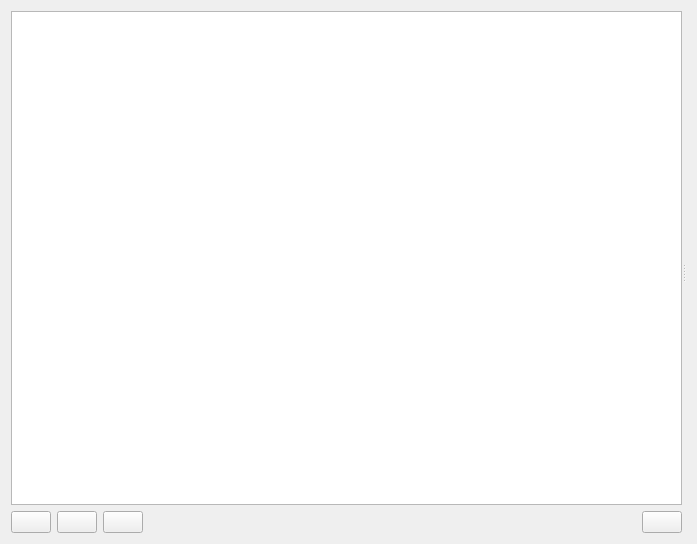
<?xml version="1.0" encoding="UTF-8"?>
<ui version="4.0">
 <class>xiiQtAssetProfilesPage</class>
 <widget class="QWidget" name="xiiQtAssetProfilesPage">
  <property name="geometry">
   <rect>
    <x>0</x>
    <y>0</y>
    <width>697</width>
    <height>544</height>
   </rect>
  </property>
  <property name="windowTitle">
   <string>Asset Profiles</string>
  </property>
  <property name="windowIcon">
   <iconset resource="../QtResources/resources.qrc">
    <normaloff>:/EditorFramework/Icons/AssetProfile.svg</normaloff>:/EditorFramework/Icons/AssetProfile.svg</iconset>
  </property>
  <layout class="QVBoxLayout" name="verticalLayout_3">
   <item>
    <widget class="QSplitter" name="splitter">
     <property name="orientation">
      <enum>Qt::Horizontal</enum>
     </property>
     <widget class="QWidget" name="layoutWidget">
      <layout class="QVBoxLayout" name="verticalLayout">
       <item>
        <widget class="xiiQtDocumentTreeView" name="Tree" />
       </item>
       <item>
        <layout class="QHBoxLayout" name="horizontalLayout_2">
         <item>
          <widget class="QPushButton" name="AddButton">
           <property name="toolTip">
            <string>Add an asset profile.</string>
           </property>
           <property name="text">
            <string />
           </property>
           <property name="icon">
            <iconset resource="../../../Tools/Libs/GuiFoundation/QtResources/resources.qrc">
             <normaloff>:/GuiFoundation/Icons/Add.svg</normaloff>:/GuiFoundation/Icons/Add.svg</iconset>
           </property>
          </widget>
         </item>
         <item>
          <widget class="QPushButton" name="DeleteButton">
           <property name="toolTip">
            <string>Remove the selected asset profile.</string>
           </property>
           <property name="text">
            <string />
           </property>
           <property name="icon">
            <iconset resource="../../../Tools/Libs/GuiFoundation/QtResources/resources.qrc">
             <normaloff>:/GuiFoundation/Icons/Delete.svg</normaloff>:/GuiFoundation/Icons/Delete.svg</iconset>
           </property>
          </widget>
         </item>
         <item>
          <widget class="QPushButton" name="RenameButton">
           <property name="toolTip">
            <string>Rename the selected asset profile.</string>
           </property>
           <property name="text">
            <string />
           </property>
           <property name="icon">
            <iconset resource="../../../Tools/Libs/GuiFoundation/QtResources/resources.qrc">
             <normaloff>:/GuiFoundation/Icons/Rename.svg</normaloff>:/GuiFoundation/Icons/Rename.svg</iconset>
           </property>
          </widget>
         </item>
         <item>
          <spacer name="horizontalSpacer_2">
           <property name="orientation">
            <enum>Qt::Horizontal</enum>
           </property>
           <property name="sizeHint" stdset="0">
            <size>
             <width>40</width>
             <height>20</height>
            </size>
           </property>
          </spacer>
         </item>
         <item>
          <widget class="QPushButton" name="SwitchToButton">
           <property name="toolTip">
            <string>Switch to the selected asset profile.</string>
           </property>
           <property name="text">
            <string />
           </property>
           <property name="icon">
            <iconset resource="../QtResources/resources.qrc">
             <normaloff>:/EditorFramework/Icons/AssetProfile.svg</normaloff>:/EditorFramework/Icons/AssetProfile.svg</iconset>
           </property>
          </widget>
         </item>
        </layout>
       </item>
      </layout>
     </widget>
     <widget class="QWidget" name="layoutWidget1">
      <layout class="QVBoxLayout" name="verticalLayout_2">
       <item>
        <widget class="xiiQtPropertyGridWidget" name="Properties" native="true" />
       </item>
      </layout>
     </widget>
    </widget>
   </item>
  </layout>
 </widget>
 <customwidgets>
  <customwidget>
   <class>xiiQtPropertyGridWidget</class>
   <extends>QWidget</extends>
   <header location="global">GuiFoundation/PropertyGrid/PropertyGridWidget.moc.h</header>
   <container>1</container>
  </customwidget>
  <customwidget>
   <class>xiiQtDocumentTreeView</class>
   <extends>QTreeView</extends>
   <header location="global">EditorFramework/GUI/RawDocumentTreeWidget.moc.h</header>
  </customwidget>
 </customwidgets>
 <resources>
  <include location="../../../Tools/Libs/GuiFoundation/QtResources/resources.qrc" />
  <include location="../QtResources/resources.qrc" />
 </resources>
 <connections />
</ui>
